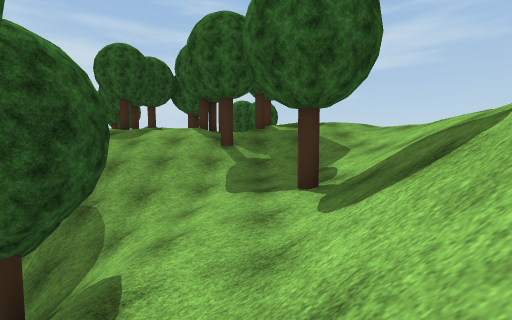
[1] (above)

19 first-person views from a walk through a scene from a Unity 3-D project. The camera is 1.2 m above the floor, tilts 4° down and sees 85° across. The floor is counted in squares, 2 m on a side. Each view is taken from the middle of a square. On the plan, view 1 faces up. The plan holds only what a view shows up to about 9 squares ahead; the rest is blank. The place goes on beyond the plan. Some trees and plants on the terrain are drawn as simple stand-ins. The player is left out. Surface patterns are stand-ins for the level's own textures.

[2]
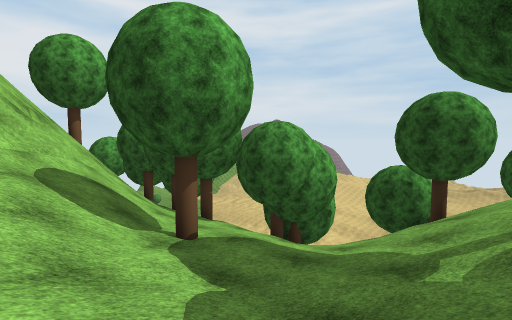

[3]
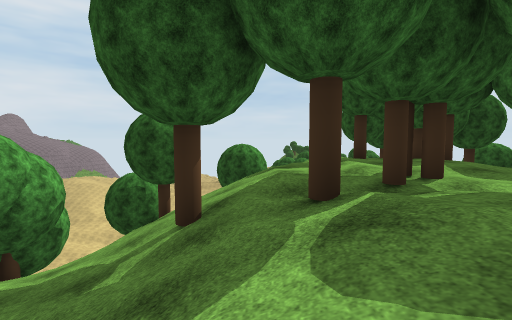

[4]
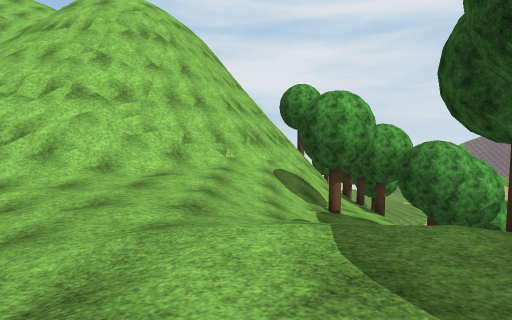

[5]
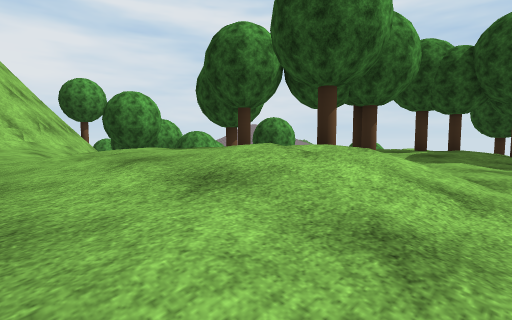

[6]
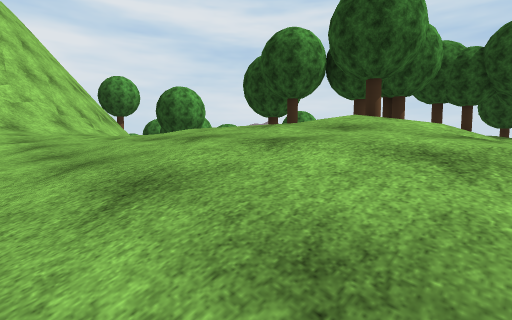

[7]
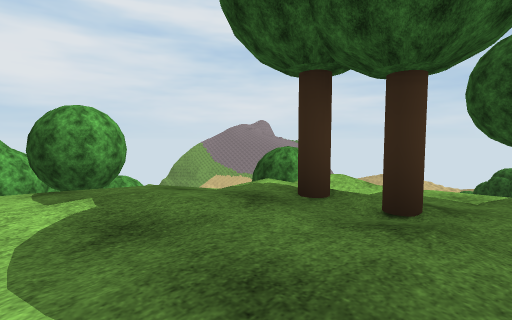

[8]
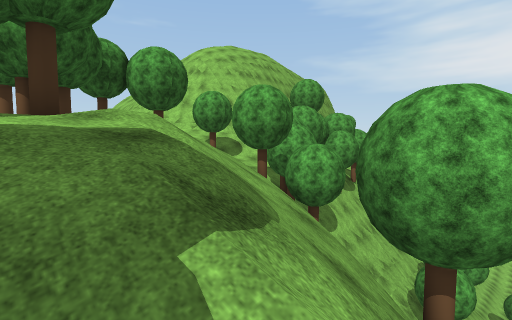

[9]
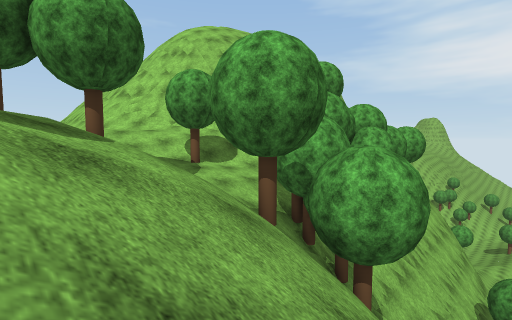

[10]
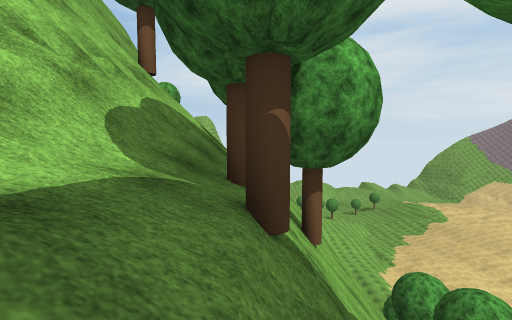

[11]
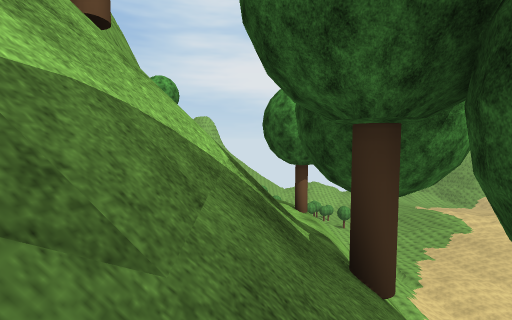

[12]
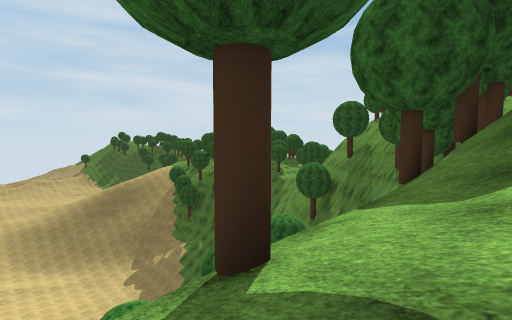

[13]
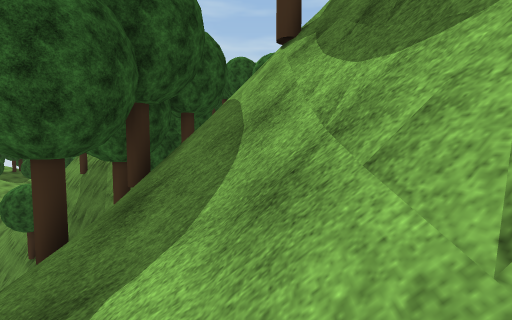

[14]
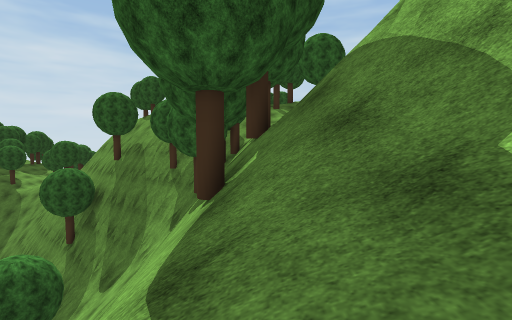

[15]
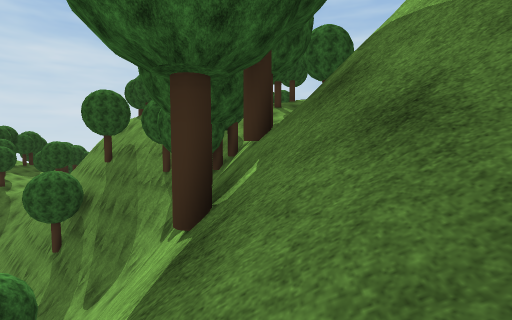

[16]
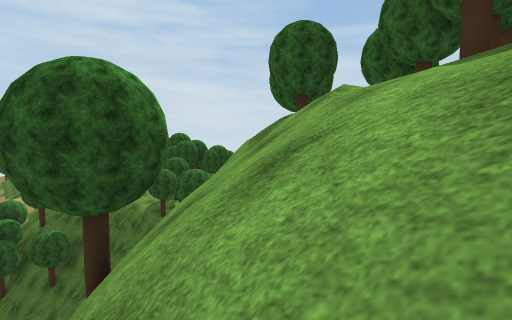

[17]
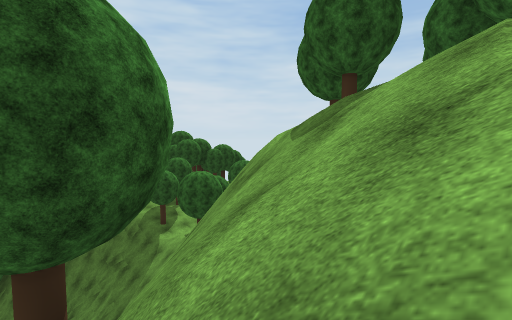

[18]
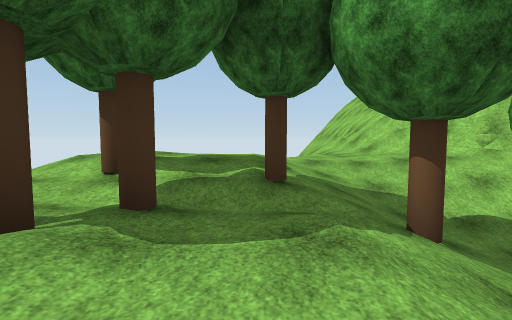

[19]
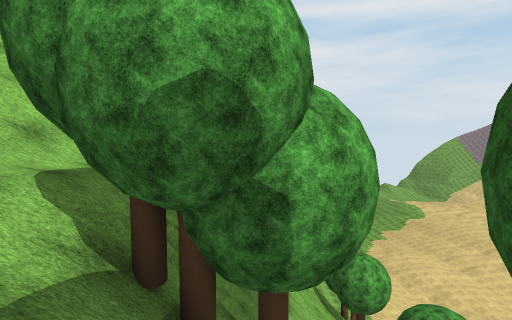

### Floor plan
Key: @ floor where view 1 was taken; # wall or solid block; . main floor; : floor 1 m higher than the main floor; - floor 1.5 m lower than the main floor; _ floor 2.25 m lower than the main floor; < floor 3 m lower than the main floor; ( floor 6.25 m lower than the main floor; / step, stairs or slope; = window, fence, low wall or low ledge; v drop or lower ground; T tree.
Columns run from 12 left of view 1 to 7 right of it. Each row starts with its distance up from view 1.
 15      T T ........///
 14   T ....:..../:/.../
 13  -/...T.::.../:::../
 12 vv//./T::.T.T::::...
 11 vv////..:..T.::::...
 10  v//////....T::::...
  9  TTT///////..//.....
  8   TT///////T////....
  7   T  v//////////.:..
  6      TTT////--///://
  5      TTT////_-//://=
  4         T///_T///=##
  3        #TT/<_///####
  2        #TT/////##
  1      /## vT<//##
  0      /## v//@##
 -1       ###TT/=#
 -2       =#vT//##
 -3       ##vvT/##
 -4     TT  vv//T#
 -5        vvT///#
 -6        vvv///#
 -7         v////#
 -8          ////
 -9          (T/
-10            /

Positions as (right, up) in squares from view 1, and headings:
1: (0, 0), facing up
2: (3, 8), facing down-left
3: (3, 9), facing left
4: (3, 12), facing down
5: (5, 15), facing down-left
6: (7, 15), facing down-left
7: (-3, 14), facing down-left
8: (-11, 13), facing down-right
9: (-8, 10), facing down-right
10: (-2, 3), facing down
11: (-1, -1), facing down
12: (-1, -10), facing up-left
13: (0, -8), facing up
14: (-2, -8), facing up
15: (-2, -7), facing up
16: (-5, 7), facing up-left
17: (-7, 8), facing up-left
18: (-4, 10), facing right
19: (-4, 6), facing down
